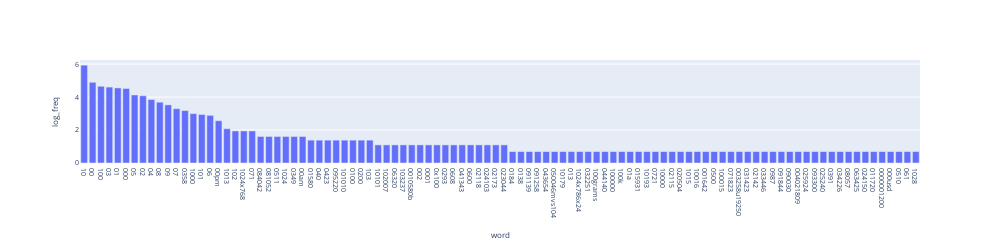

Notebook cell for this chart:
### Markdown cell above
### >>> **Exercise 15 (take home):** 
You can copy the code from the previous exercise and change the 'term_frequencies' variable for the 'term_frequencies_log', comment about the differences that you observe and talk about other possible insights that we can get from a log distribution.

### Code cell
# Answer here
import math
term_frequencies_df.sort_values(by='freq', ascending=False, inplace=True) #sort by frequencies
term_frequencies_df["log_freq"] = [math.log(i) for i in term_frequencies_df["freq"]]

fig = px.bar(term_frequencies_df[:100],x="word",y="log_freq") #plot the first 100 terms
fig.update_layout(width=1000,height=250,font_size = 7)
fig.show()
#Higtest frequency after log operation are now close to other frequencies and the tail line is also more smooth.
#Many words with low frequency can now be observed.

### Figure 1 — Plotly figure (JSON) as saved in the notebook; plotly's stock layout.template omitted (floating-point values rounded to 4 significant figures)
{"data": [{"alignmentgroup": "True", "hovertemplate": "word=%{x}<br>log_freq=%{y}<extra></extra>", "legendgroup": "", "marker": {"color": "#636efa", "pattern": {"shape": ""}}, "name": "", "offsetgroup": "", "orientation": "v", "showlegend": false, "textposition": "auto", "type": "bar", "x": ["10", "00", "100", "03", "01", "000", "05", "02", "04", "08", "09", "07", "0358", "1000", "101", "06", "00pm", "1013", "102", "1024x768", "071", "084042", "081052", "0511", "1024", "0349", "00am", "01580", "040", "0423", "095220", "101010", "0100", "0200", "103", "10101", "102007", "06320", "103237", "0010580b", "002", "0001", "0x100", "0293", "0608", "041343", "0600", "02118", "024103", "02173", "023044", "0184", "0138", "091139", "091258", "043654", "050046mvs104", "10179", "013", "1024x786x24", "032251", "100grams", "044140", "100000", "100k", "01a", "015931", "10193", "0721", "10000", "02115", "020504", "1015", "10016", "001642", "0500", "100015", "071823", "003258u19250", "031423", "02142", "033446", "0987", "091844", "090030", "004021809", "025924", "093300", "025240", "0391", "034226", "08057", "063425", "024150", "011720", "0000001200", "000usd", "0510", "061", "1028"], "xaxis": "x", "y": [5.935, 4.898, 4.654, 4.605, 4.554, 4.522, 4.127, 4.078, 3.85, 3.689, 3.526, 3.296, 3.178, 2.996, 2.944, 2.89, 2.565, 2.079, 1.946, 1.946, 1.946, 1.609, 1.609, 1.609, 1.609, 1.609, 1.609, 1.386, 1.386, 1.386, 1.386, 1.386, 1.386, 1.386, 1.386, 1.099, 1.099, 1.099, 1.099, 1.099, 1.099, 1.099, 1.099, 1.099, 1.099, 1.099, 1.099, 1.099, 1.099, 1.099, 1.099, 0.6931, 0.6931, 0.6931, 0.6931, 0.6931, 0.6931, 0.6931, 0.6931, 0.6931, 0.6931, 0.6931, 0.6931, 0.6931, 0.6931, 0.6931, 0.6931, 0.6931, 0.6931, 0.6931, 0.6931, 0.6931, 0.6931, 0.6931, 0.6931, 0.6931, 0.6931, 0.6931, 0.6931, 0.6931, 0.6931, 0.6931, 0.6931, 0.6931, 0.6931, 0.6931, 0.6931, 0.6931, 0.6931, 0.6931, 0.6931, 0.6931, 0.6931, 0.6931, 0.6931, 0.6931, 0.6931, 0.6931, 0.6931, 0.6931], "yaxis": "y"}], "layout": {"barmode": "relative", "font": {"size": 7}, "height": 250, "legend": {"tracegroupgap": 0}, "margin": {"t": 60}, "width": 1000, "xaxis": {"anchor": "y", "domain": [0, 1], "title": {"text": "word"}}, "yaxis": {"anchor": "x", "domain": [0, 1], "title": {"text": "log_freq"}}}}
